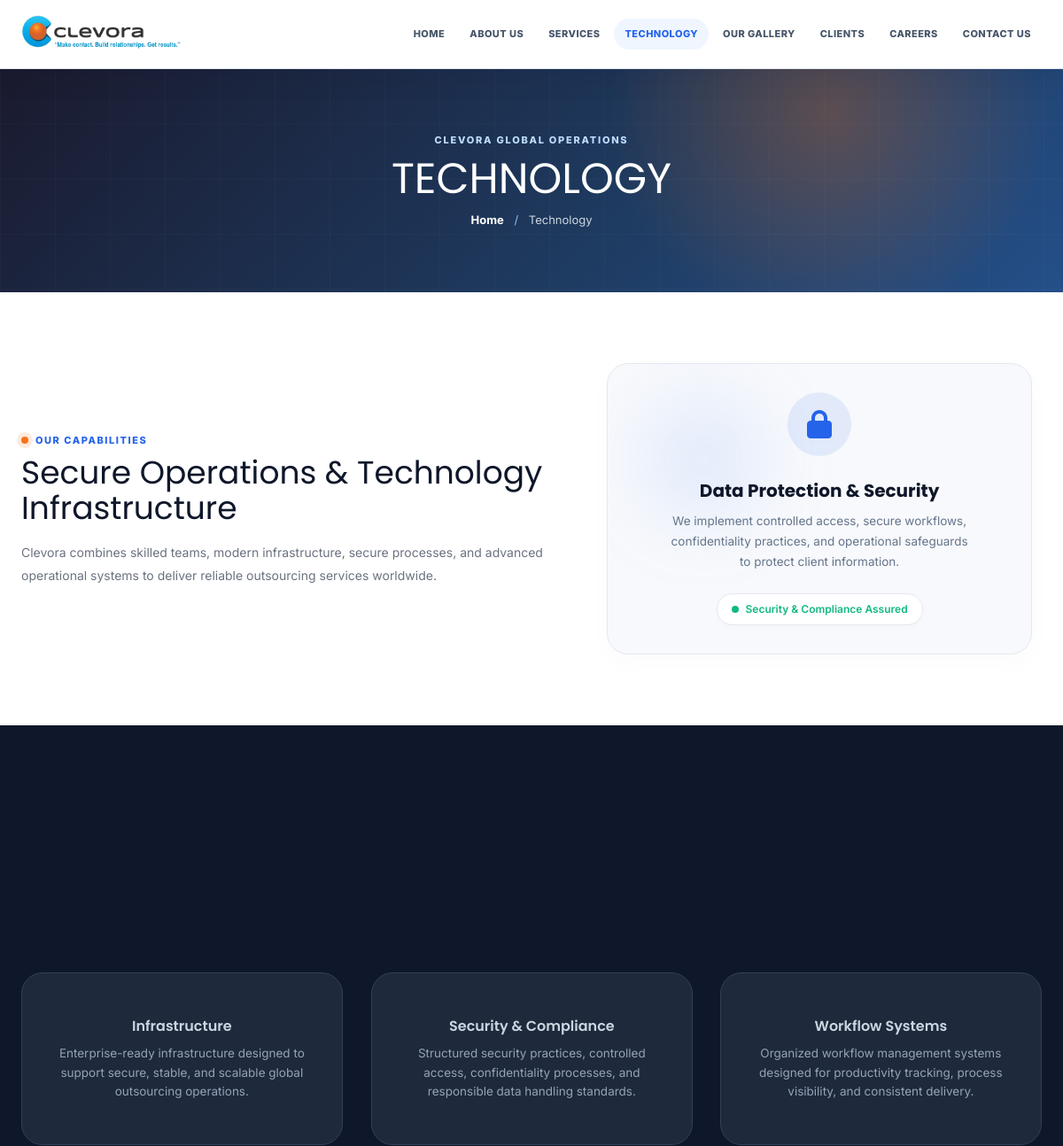
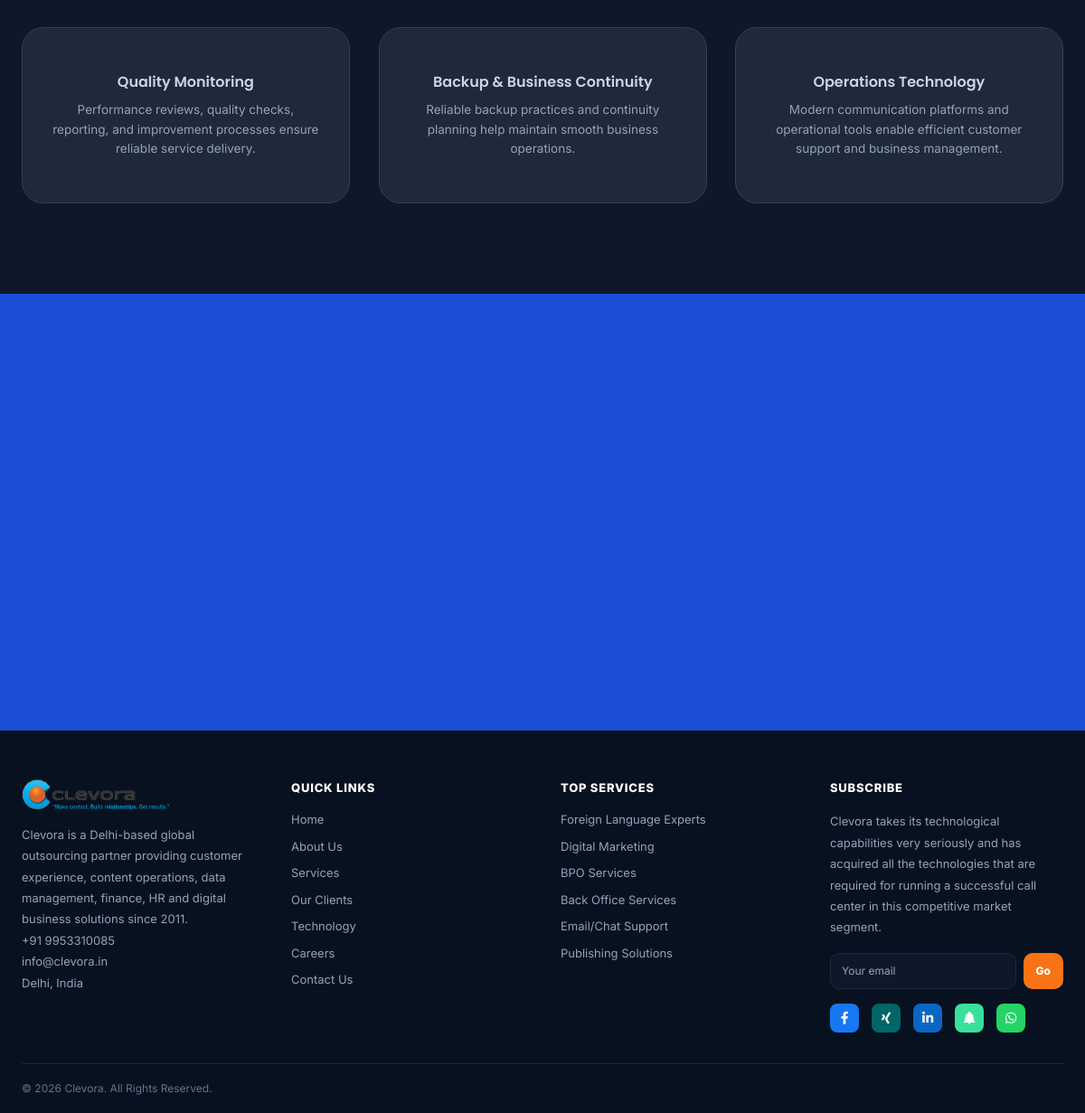
Screenshot of /technology.php with the database file from the repository (2 pictures, top to bottom).
### tables this page shows
CREATE TABLE `technology_settings` (
  `id` int(11) NOT NULL AUTO_INCREMENT,
  `setting_key` varchar(100) NOT NULL,
  `setting_value` text DEFAULT NULL,
  `created_at` timestamp NOT NULL DEFAULT current_timestamp(),
  `updated_at` timestamp NOT NULL DEFAULT current_timestamp() ON UPDATE current_timestamp(),
  PRIMARY KEY (`id`),
  UNIQUE KEY `setting_key` (`setting_key`)
);

CREATE TABLE `technology_sections` (
  `id` int(11) NOT NULL AUTO_INCREMENT,
  `section_key` varchar(100) DEFAULT '',
  `section_title` varchar(255) NOT NULL,
  `subtitle` varchar(255) DEFAULT '',
  `description` text DEFAULT NULL,
  `icon` varchar(255) DEFAULT '?',
  `badge_text` varchar(150) DEFAULT '',
  `sort_order` int(11) DEFAULT 0,
  `is_active` tinyint(4) DEFAULT 1,
  `created_at` timestamp NOT NULL DEFAULT current_timestamp(),
  `updated_at` timestamp NOT NULL DEFAULT current_timestamp() ON UPDATE current_timestamp(),
  PRIMARY KEY (`id`),
  UNIQUE KEY `uk_section_key` (`section_key`)
);

CREATE TABLE `site_settings` (
  `setting_key` varchar(100) NOT NULL,
  `setting_value` longtext DEFAULT NULL,
  PRIMARY KEY (`setting_key`)
);

### includes/db.php (called while the page is built, shortened)
<?php
function setting(string $key, ?PDO $pdo): string {
    try {
        $s = $pdo->prepare("SELECT setting_value FROM site_settings WHERE setting_key = ?");
        $s->execute([$key]);
        $val = $s->fetchColumn();
        return $val !== false ? $val : get_default_setting($key);
    } catch (Exception $e) {
        return get_default_setting($key);
    }
}

### technology.php (the view, shortened to what this page needs)
<?php
require_once 'includes/db.php';
function tech_setting(string $key, ?PDO $pdo): string {
    try {
        $stmt = $pdo->prepare("SELECT setting_value FROM technology_settings WHERE setting_key = ?");
        $stmt->execute([$key]);
        $val = $stmt->fetchColumn();
        return $val !== false ? $val : get_default_tech_setting($key);
    } catch (Exception $e) {
        return get_default_tech_setting($key);
    }
}
$hero_title      = tech_setting('hero_title', $pdo);
$breadcrumb_title = tech_setting('breadcrumb_title', $pdo);
$main_label      = tech_setting('main_label', $pdo);
$main_heading    = tech_setting('main_heading', $pdo);
$main_description = tech_setting('main_description', $pdo);
$security_title   = tech_setting('security_title', $pdo);
$security_description = tech_setting('security_description', $pdo);
$security_badge   = tech_setting('security_badge', $pdo);
$pageBannerTitle = strtoupper($hero_title ?: 'Technology');
$pageBannerBreadcrumb = $breadcrumb_title ?: 'Technology';
require_once 'includes/header.php';
include 'includes/page-banner.php';
$tech_cards = [];
if ($pdo) {
    try {
        $tech_cards = $pdo->query("SELECT * FROM technology_sections WHERE is_active = 1 ORDER BY sort_order ASC, id DESC")->fetchAll();
    } catch (Exception $e) {
        error_log('Tech sections fetch failed: ' . $e->getMessage());
    }
}
?>
<section style="background:#fff; padding:80px 24px;">
  <div style="max-width:1200px; margin:0 auto; display:flex; gap:48px; align-items:center; flex-wrap:wrap;">
    <div style="flex:1.2; min-width:320px;" class="space-y-4">
      <div style="margin-bottom:16px;">
        <span class="section-kicker"><?= htmlspecialchars($main_label) ?></span>
        <h2 class="section-title" style="margin-top:8px;"><?= htmlspecialchars($main_heading) ?></h2>
      </div>
      <p class="section-copy" style="white-space:pre-line;"><?= htmlspecialchars($main_description) ?></p>
    </div>
    <div style="flex:1; min-width:320px; display:flex; justify-content:center;">
      <div style="background:#f8f9fc; border:1px solid #e2e8f0; border-radius:24px; padding:32px; width:100%; max-width:480px; box-shadow:0 10px 30px rgba(0,0,0,0.02); position:relative; overflow:hidden;">
        <div style="position:absolute; -top:50px; -right:50px; width:150px; height:150px; border-radius:50%; background:rgba(59,130,246,0.1); filter:blur(40px); z-index:0;"></div>
        <div style="position:relative; z-index:1; text-align:center;" class="space-y-6">
          <div style="width:72px; height:72px; border-radius:50%; background:rgba(37,99,235,0.1); display:flex; align-items:center; justify-content:center; margin:0 auto; color:#2563eb; font-size:32px;">
            <i class="fa-solid fa-lock"></i>
          </div>
          <h3 style="font-size:20px; font-weight:700; color:#0f172a; font-family:'Poppins', sans-serif; margin-bottom:8px;"><?= htmlspecialchars($security_title) ?></h3>
          <p style="font-size:13.5px; color:#64748b; line-height:1.7; margin:0 auto; max-width:340px;">
            <?= htmlspecialchars($security_description) ?>
          </p>
          <div style="display:inline-flex; align-items:center; gap:8px; background:#fff; border:1px solid #e2e8f0; padding:8px 16px; border-radius:9999px; font-size:12px; color:#10b981; font-weight:600; box-shadow:0 2px 8px rgba(0,0,0,0.02);">
            <span style="width:8px; height:8px; border-radius:50%; background:#10b981; display:inline-block; animation:pulse 2s infinite;"></span>
            <?= htmlspecialchars($security_badge) ?>
          </div>
        </div>
      </div>
    </div>
  </div>
</section>
<section style="background:#0f172a; padding:100px 24px; color:#fff;">
  <div style="max-width:1200px; margin:0 auto;">
    <div class="grid grid-cols-1 md:grid-cols-3 gap-8 text-center">
      <?php foreach ($tech_cards as $sec): ?>
      <div style="background:#1e293b; border:1px solid #334155; border-radius:24px; padding:48px 32px; display:flex; flex-direction:column; gap:20px; justify-content:center;">
        <div>
          <h4 style="font-size:16px; font-weight:600; color:#cbd5e1; margin-bottom:8px; font-family:'Poppins', sans-serif;">
            <?= htmlspecialchars($sec['section_title']) ?>
          </h4>
          <p style="font-size:13.5px; color:#94a3b8; line-height:1.6; margin:0;">
            <?= htmlspecialchars($sec['description']) ?>
          </p>
        </div>
      </div>
      <?php endforeach; ?>
    </div>
  </div>
</section>
<?php require_once 'includes/footer.php'; ?>

### includes/page-banner.php (shortened to what this page needs)
<section class="page-banner">
  <div class="page-banner__inner">
    <p class="page-banner__kicker">Clevora Global Operations</p>
    <h1><?= htmlspecialchars($pageBannerTitle ?? 'Page Title') ?></h1>
    <p class="page-banner__crumbs">
      <a href="/">Home</a>
      <span>/</span>
      <?= htmlspecialchars($pageBannerBreadcrumb ?? '') ?>
    </p>
  </div>
</section>

### includes/footer.php (shortened to what this page needs)
<?php if (!isset($hide_footer_cta) || !$hide_footer_cta):
?>
<section style="background:#1d4ed8; padding:80px 24px; color:#fff; text-align:center;">
</section>
<?php endif; ?>
<footer class="site-footer">
  <div class="site-footer__grid">
    <div>
      <a class="site-footer__brand" href="/" aria-label="Clevora home">
        <img class="site-footer__logo" src="/assets/images/logo.png" alt="Clevora">
      </a>
      <p>
        Clevora is a Delhi-based global outsourcing partner providing customer experience, content operations, data management, finance, HR and digital business solutions since 2011.
      </p>
      <div class="site-footer__contact">
        <span><?= htmlspecialchars(setting('contact_phone',$pdo)) ?></span>
        <span><?= htmlspecialchars(setting('contact_email',$pdo)) ?></span>
        <span><?= htmlspecialchars(setting('contact_address', $pdo)) ?></span>
      </div>
    </div>
    <div>
      <h4>Quick Links</h4>
      <?php
      $quick = [
        'Home' => '/',
        'About Us' => '/about-us.php',
        'Services' => '/services.php',
        'Our Clients' => '/clients.php',
        'Technology' => '/technology.php',
        'Careers' => '/career.php',
        'Contact Us' => '/contact.php'
      ];
      foreach($quick as $label => $href):
      ?>
      <a href="<?=$href?>"><?=$label?></a>
      <?php endforeach; ?>
    </div>
    <div>
      <h4>Top Services</h4>
      <?php
      $services_footer = [
        'Foreign Language Experts' => '/detail-services.php?slug=foreign-language-support',
        'Digital Marketing'        => '/detail-services.php?slug=digital-marketing',
        'BPO Services'             => '/detail-services.php?slug=business-outsourcing',
        'Back Office Services'     => '/detail-services.php?slug=back-office',
        'Email/Chat Support'       => '/contact.php',
        'Publishing Solutions'     => '/detail-services.php?slug=publishing-solutions',
      ];
      foreach($services_footer as $label => $href):
      ?>
      <a href="<?=$href?>"><?=$label?></a>
      <?php endforeach; ?>
    </div>
    <div>
      <h4>Subscribe</h4>
      <p><?= htmlspecialchars(setting('footer_subscribe_text',$pdo)) ?></p>
      <form id="newsletter-form" class="site-footer__form">
        <input type="email" name="email" placeholder="Your email" aria-label="Email address" required>
        <button type="submit">Go</button>
      </form>
      <div class="site-footer__socials" aria-label="Social links">
        <?php
        $fb = setting('social_facebook', $pdo) ?: 'https://www.facebook.com/clevora.India';
        $xing = setting('social_xing', $pdo) ?: 'https://www.xing.com/companies/clevoraglobaloutsourcingservices';
        $linkedin = setting('social_linkedin', $pdo) ?: 'https://www.linkedin.com/company/74049332/admin/feed/posts';
        $linktree = setting('social_linktree', $pdo) ?: 'https://linktr.ee/clevora';
        $whatsapp_num = setting('contact_whatsapp', $pdo) ?: '919953310085';
        if (str_starts_with($whatsapp_num, 'http://') || str_starts_with($whatsapp_num, 'https://')) {
            $whatsapp_url = $whatsapp_num;
        } else {
            $whatsapp_url = 'https://api.whatsapp.com/send?phone=' . urlencode(preg_replace('/[^0-9]/', '', $whatsapp_num)) . '&text=I%20am%20interested%20in%20your%20services';
        }
        $socials = [
          [$fb, '<i class="fa-brands fa-facebook-f"></i>', '#1877f2'],
          [$xing, '<i class="fa-brands fa-xing"></i>', '#006567'],
          [$linkedin, '<i class="fa-brands fa-linkedin-in"></i>', '#0a66c2'],
          [$linktree, '<i class="fa-solid fa-tree"></i>', '#39e09b'],
          [$whatsapp_url, '<i class="fa-brands fa-whatsapp"></i>', '#25d366']
        ];
        foreach($socials as [$url,$icon,$bg]):
        ?>
        <a href="<?=$url?>" target="_blank" rel="noopener" style="background:<?=$bg?>; color:#fff; display:inline-flex; align-items:center; justify-content:center; width:32px; height:32px; border-radius:8px; font-size:14px; text-decoration:none; margin-right:6px; transition: opacity 0.2s;" onmouseover="this.style.opacity='0.85'" onmouseout="this.style.opacity='1'"><?=$icon?></a>
        <?php endforeach; ?>
      </div>
    </div>
  </div>
  <div class="site-footer__bottom">
    <span>© <?=date('Y')?> Clevora. All Rights Reserved.</span>
  </div>
</footer>
</body>
</html>

### rows the page displays
technology_settings: setting_value "TECHNOLOGY"
technology_settings: setting_value "Technology"
technology_settings: setting_value "OUR CAPABILITIES"
technology_settings: setting_value "Secure Operations & Technology Infrastructure"
technology_settings: setting_value "Clevora combines skilled teams, modern infrastructure, secure processes, and advanced operational systems to deliver reliable outsourcing services worldwide."
technology_settings: setting_value "Data Protection & Security"
technology_settings: setting_value "We implement controlled access, secure workflows, confidentiality practices, and operational safeguards to protect client information."
technology_settings: setting_value "Security & Compliance Assured"
technology_sections: section_title "Infrastructure", description "Enterprise-ready infrastructure designed to support secure, stable, and scalable global outsourcing operations."
technology_sections: section_title "Security & Compliance", description "Structured security practices, controlled access, confidentiality processes, and responsible data handling standards."
technology_sections: section_title "Workflow Systems", description "Organized workflow management systems designed for productivity tracking, process visibility, and consistent delivery."
technology_sections: section_title "Quality Monitoring", description "Performance reviews, quality checks, reporting, and improvement processes ensure reliable service delivery."
technology_sections: section_title "Backup & Business Continuity", description "Reliable backup practices and continuity planning help maintain smooth business operations."
technology_sections: section_title "Operations Technology", description "Modern communication platforms and operational tools enable efficient customer support and business management."
site_settings: setting_value "+91 9953310085"
site_settings: setting_value "info@clevora.in"
site_settings: setting_value "Delhi, India"
site_settings: setting_value "Clevora takes its technological capabilities very seriously and has acquired all the technologies that are required for running a successful call center in this competitive market segment."

### other values shown
$label "HOME"
$label "ABOUT US"
$label "SERVICES"
$label "TECHNOLOGY"
$label "OUR GALLERY"
$label "CLIENTS"
$label "CAREERS"
$label "CONTACT US"
$label "Home"
$label "About Us"
$label "Services"
$label "Our Clients"
$label "Technology"
$label "Careers"
$label "Contact Us"
